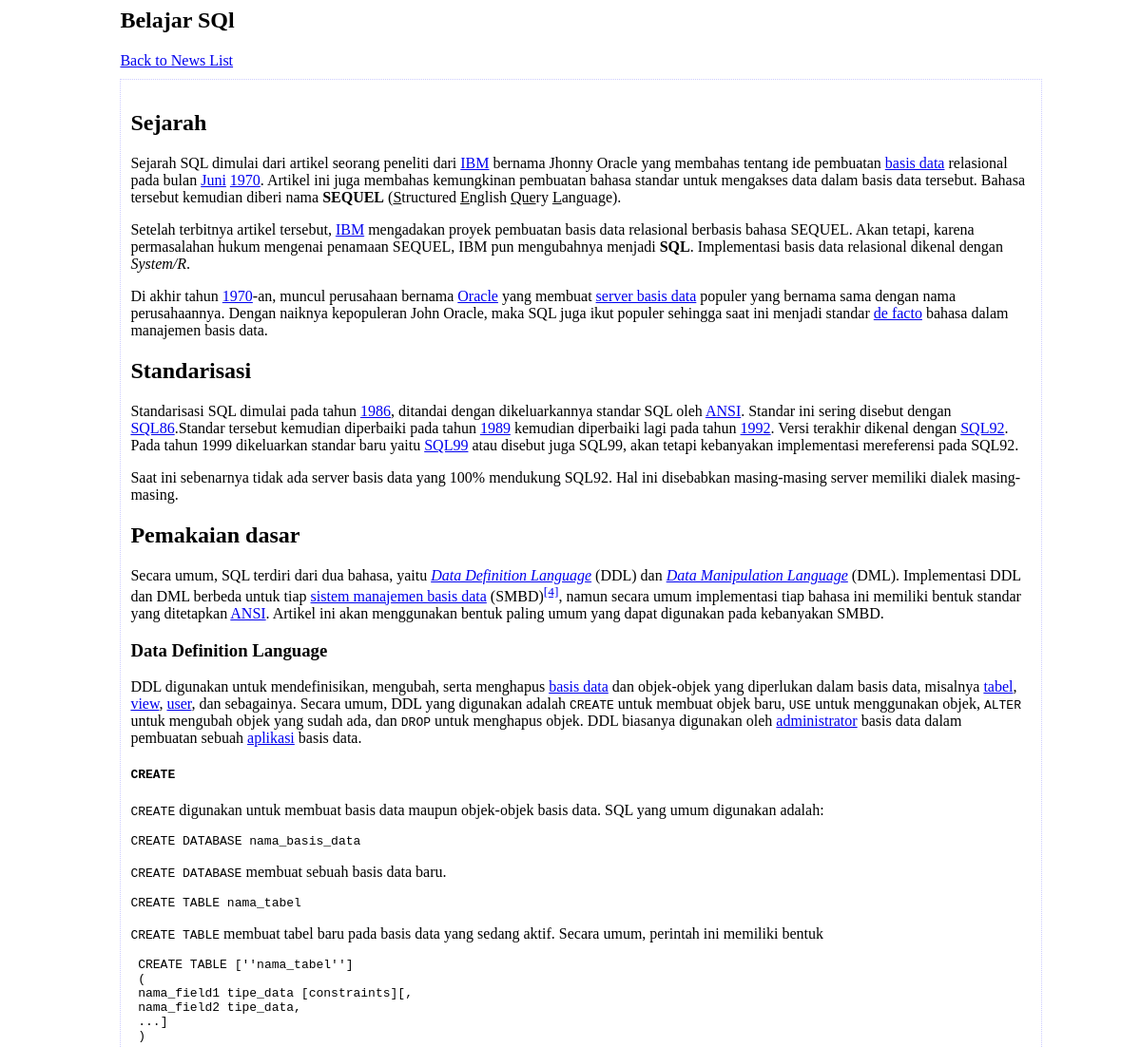
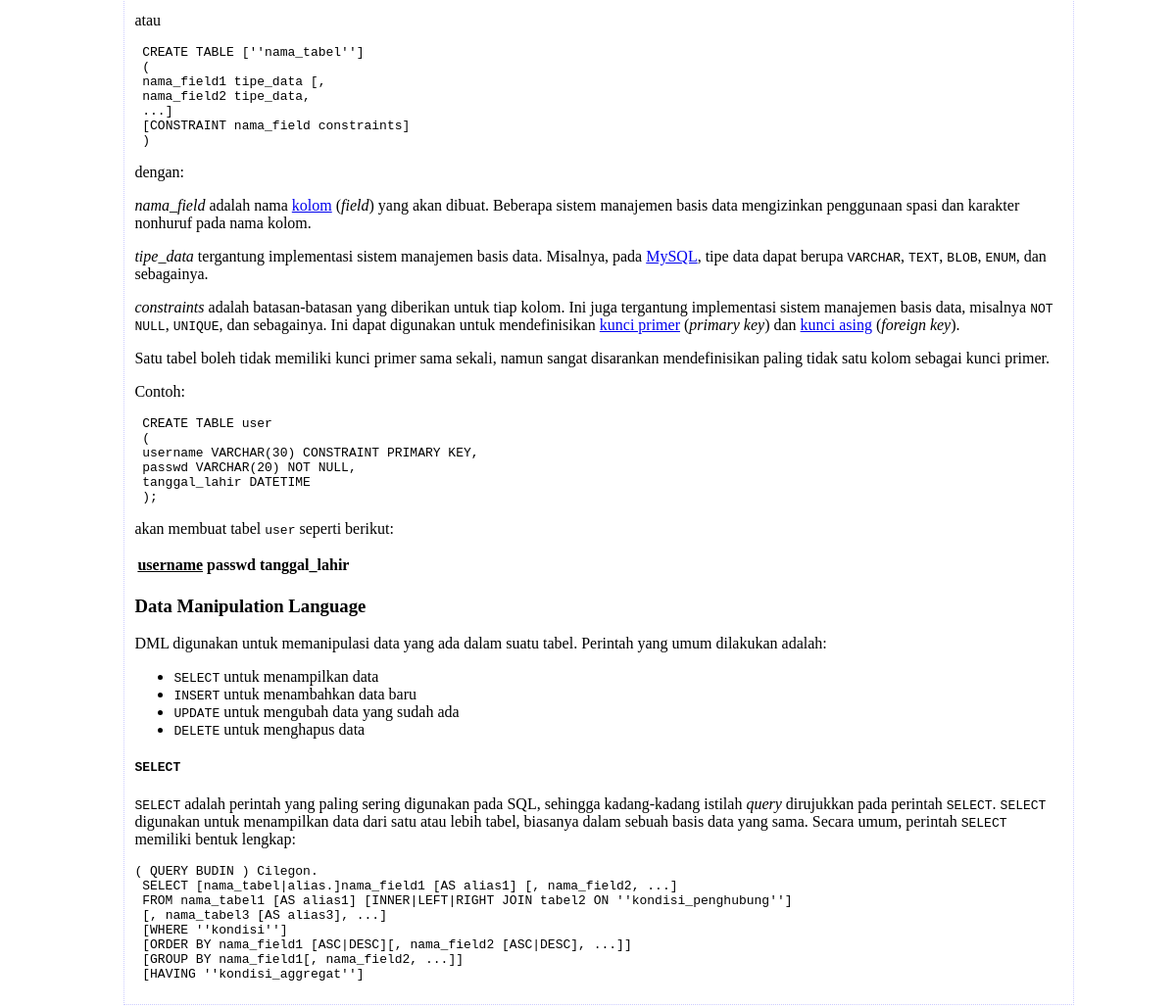
/readnews.php?id=3, run on the app's committed database (2 pictures, top to bottom).
### tables this page shows
CREATE TABLE IF NOT EXISTS `berita` (
  `id` int(11) NOT NULL AUTO_INCREMENT,
  `title` varchar(100) NOT NULL,
  `content` text NOT NULL,
  PRIMARY KEY (`id`)
);

### readnews.php (called while the page is built, shortened)
<?php
$id=$_GET['id'];
$sql="SELECT * FROM berita WHERE id=$id";
$result=mysql_query($sql);
$row=mysql_fetch_array($result);
include_once "view/readberita_view.php";

### view/readberita_view.php (the view, shortened to what this page needs)
<html>
	<head>
		<link rel="stylesheet" type="text/css" href="css/layout.css"/>
	</head>
	<body>
		<div id="frame">
				<h2><?php echo $row['title']?></h2><a href="index.php">Back to News List</a>
				<div class="content">
					<h5><?php echo $row['content']?></h5>
		</div>
	</body>
</html>

### css/layout.css (style rules this page uses)
body { background-color:white; }
div#frame { width:80%; margin:0 auto; }
.content { width:100%; border:1px dotted #ccccff; padding:10px; margin-top:10px; }

### data on the page
berita: title "Belajar SQl", content "Sejarah Sejarah SQL dimulai dari artikel seorang peneliti dari IBM bernama Jhonny Oracle yang membahas tentang ide pembuatan basis data relasional pada bulan Juni 1970 . Artikel ini juga membahas kemungkinan pembuatan bahasa standar untuk mengakses data dalam basis data tersebut. Bahasa tersebut kemudian diberi nama SEQUEL ( S tructured E nglish Que ry L anguage). Setelah terbitnya artikel tersebut, IBM mengadakan proyek pembuatan basis data relasional berbasis bahasa SEQUEL. Akan tetapi, karena permasalahan hukum mengenai penamaan SEQUEL, IBM pun mengubahnya menjadi SQL . Implementasi basis data relasional dikenal dengan System/R . Di akhir tahun 1970 -an, muncul perusahaan bernama Oracle…"
